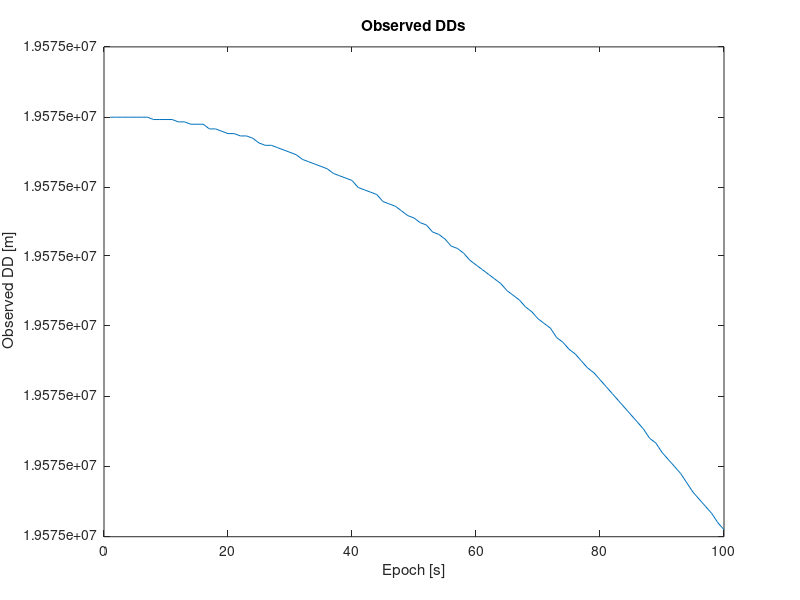
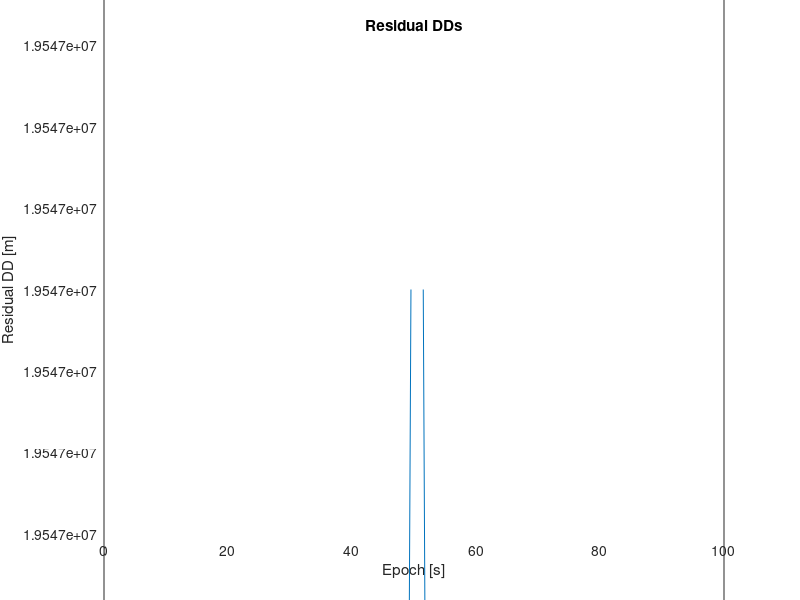
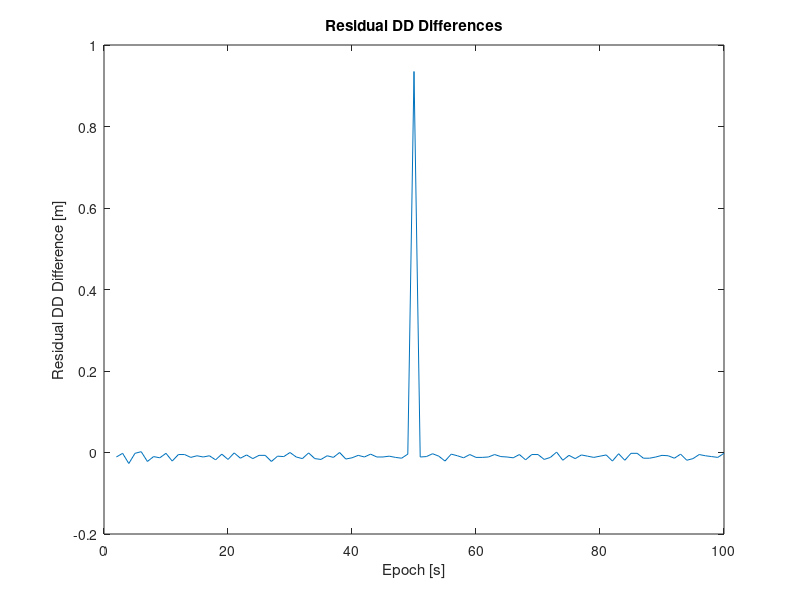
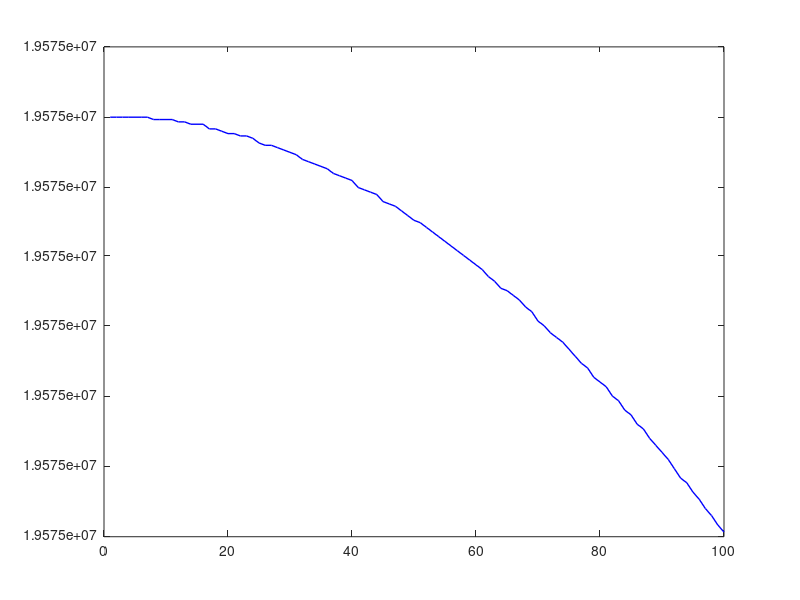

Recreate these plots in MATLAB, in order.
% Positioning & Location Based Services
% A.A. 2023/2034
% EX05: DD analysis and cycle slip identification and repairing
% Author: Mu Junjie
% -------------------------------------------------------------------------
% Guidelines
% 
% Input data = 'CycleSlipsData.txt' text file with
%              col1 = epoch [s]
%              col2 = observed DD [m]
%              col3 = approx DD [m]
%
% 1) Import data in Matlab and graph observed DDs
% 2) For each epoch, compute differences between observed DDs and
%    approximated DDs (residual DDs) and graph them
% 3) For all the couples of consecutive epochs, compute differences between residual DDs 
%    and graph them
% 4) Identify cycle slips and repair them
% 5) Graph the repaired DDs
%
%
% Hints 
%  In step 1) use function 'importdata': 
%  In step 3) try to use function 'diff' instead of a for cycle
%
%  In step 4) use the algorithm explained in the lectures. In
% computation, use 19 cm for wavelenght and 0.20 cycle (3.8 cm) as
% threshold for cycle slips identification and repairing.

clear
close all

% Import data in Matlab and graph observed DDs
[newdata] = importdata('CycleSlipsDataSun.txt', '	', 1);
idata = newdata.data;
disp 'hallo'

threshold = 3.8*1e-2; % [m]
lam = 19*1e-2; % [m]

epoch = idata(:, 1);
observed_DD = idata(:, 2);
approx_DD = idata(:, 3);

figure(1);
plot(epoch, observed_DD, '-');
xlabel('Epoch [s]');
ylabel('Observed DD [m]');
title('Observed DDs');

% For each epoch compute differences between observed DDs and approximated DDs (residual DDs) and graph them
residual_DD = observed_DD - approx_DD;

figure(2);
plot(epoch, residual_DD, '-');
xlabel('Epoch [s]');
ylabel('Residual DD [m]');
title('Residual DDs');

% Compute differences between consecutive epochs of residual DDs (hint: diff or for cycle) and graph them
diff_DD = diff(residual_DD);

figure(3);
plot(epoch(2:end), diff_DD, '-');
xlabel('Epoch [s]');
ylabel('Residual DD Difference [m]');
title('Residual DD Differences');
% Identify cycle slips and repair them (hint: just one for cycle with both the actions)
observed_DD_corr = observed_DD;
for i = 1:length(diff_DD)
    if(abs(diff_DD(i)) > threshold)
        x = diff_DD(i)/lam;
        n = round(x);
        if(lam*abs(n-x)<=threshold)
            observed_DD_corr(i+1:end) = observed_DD(i+1:end) - lam*n;
        end
    end
   
end
% Graph the corrected DDs, the corrected residuals DDs and their differences in time
figure(4)
plot(epoch, observed_DD_corr, '-b','LineWidth', 1)
figure(5);
residual_DD_corr = observed_DD_corr - approx_DD;
plot(epoch, residual_DD_corr, '-b','LineWidth', 1)
figure(6);
diff_DD_corr = diff(residual_DD_corr);
plot(epoch(2:end), diff_DD_corr, '-g','LineWidth', 0.7)
xlabel('Epoch [s]');
legend('corrected residuals DDs','differences')